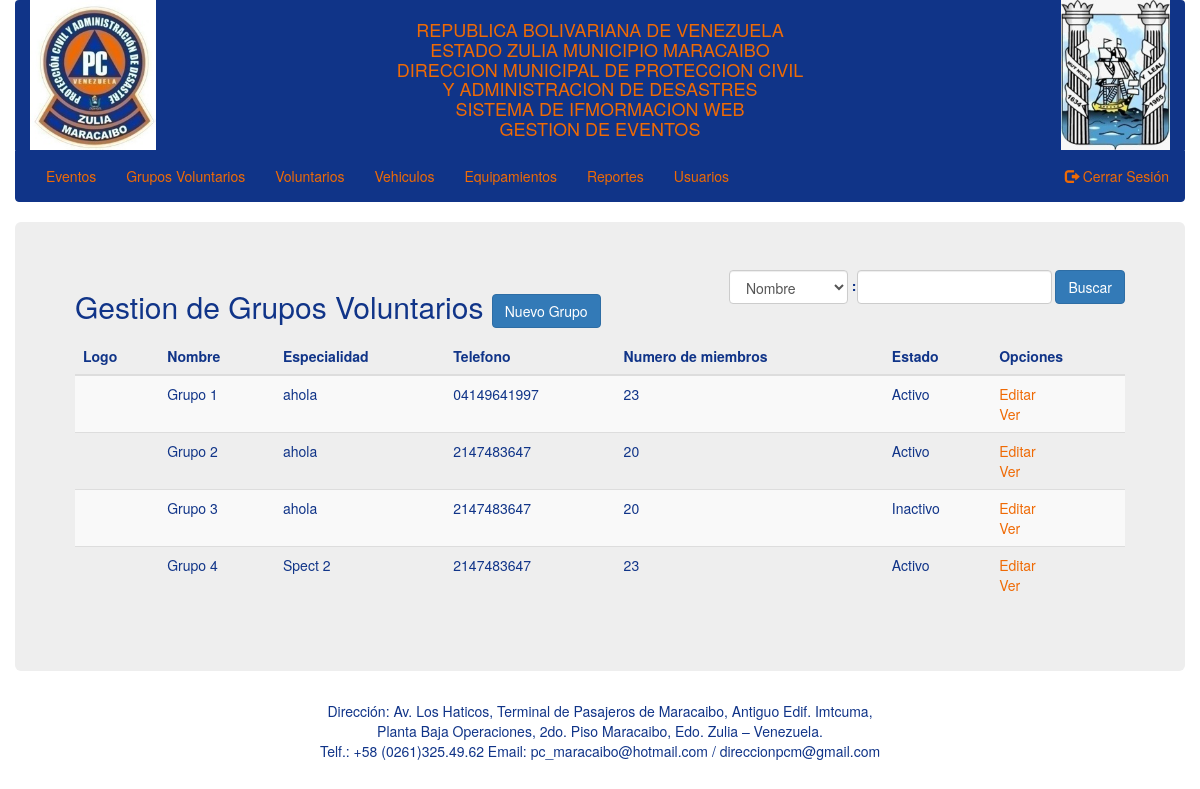
/grupos.php (signed in), run on the app's committed database.
### tables this page shows
CREATE TABLE `groups_2` (
  `id` int(11) NOT NULL,
  `name` varchar(20) NOT NULL,
  `speciality` varchar(20) NOT NULL,
  `description` varchar(100) NOT NULL,
  `phone` varchar(11) NOT NULL,
  `address` varchar(100) NOT NULL,
  `email` varchar(50) NOT NULL,
  `membersNumber` int(2) NOT NULL,
  `state` varchar(20) NOT NULL
);

### classes/DB.php (called while the page is built, shortened)
<?php
class DB {
    private static $_instance = null;
    private $_pdo,
            $_query,
            $_error = false,
            $_results,
            $_count = 0;
    private function __construct() {
        try {
            $this->_pdo = new PDO(
                    'mysql:host='.Config::get('mysql/host').';dbname='.Config::get('mysql/db'),
                    Config::get('mysql/username'),
                    Config::get('mysql/password'));
        } catch (Exception $e) {
            die($e->getMessage());
        }
    }
    public static function getInstance(){
        if(!isset(self::$_instance)){
            self::$_instance = new DB();
        }
        return self::$_instance;
    }
    public function query($sql, $params = array()){
        $this->_error = FALSE;
        if (($this->_query = $this->_pdo->prepare($sql))) {
            $x = 1;
            if(count($params)){
                foreach ($params as $param) {
                    $this->_query->bindValue($x, $param);
                    $x++;
                }
            }
            if($this->_query->execute()){
                $this->_results = $this->_query->fetchAll(PDO::FETCH_OBJ);
                $this->_count =  $this->_query->rowCount();
            }else{
                $this->_error = TRUE;
            }
        }
        return $this;
    }
    public function action($action, $table, $where = array()){
        if(count($where) === 3){
            $operators = array('=','>','<','>=','<=');
            $field = $where[0];
            $operator = $where[1];
            $value = $where[2];
            if(in_array($operator, $operators)){
                $sql = "{$action} FROM {$table} WHERE {$field} {$operator} ?";
                if(!$this->query($sql, array($value))->error()){
                    return $this;
                }
            }
        }
        return FALSE;
    }
    public function get($table, $where){
        return $this->action('SELECT *', $table, $where);
    }
    public function results(){
        return $this->_results;
    }
    public function first(){
        return $this->results()[0];
    }
    public function error(){
        return $this->_error;
    }
    public function count(){
        return $this->_count;
    }
}

### classes/Config.php (called while the page is built)
<?php
class Config {
    public static function get($path = NULL){
        if($path){
            $config = $GLOBALS['config'];
            $path = explode('/', $path);
            foreach ($path as $bit) {
                if(isset($config[$bit])){
                    $config = $config[$bit];
                }
            }
            return $config;
        }
        return FALSE;
    }
}

### classes/User.php (called while the page is built, shortened)
<?php
class User {
    private $_db,
            $_data,
            $_sessionName,
            $_cookieName,
            $_isLoggedIn;
    public function __construct($user = null) {
        $this->_db = DB::getInstance();
        $this->_sessionName = Config::get('session/session_name');
        if (!$user) {
            if (Session::exists($this->_sessionName)) {
                $user = Session::get($this->_sessionName);
                if ($this->find($user)) {
                    $this->_isLoggedIn = true;
                } else {
                }
            }
        } else {
            $this->find($user);
        }
    }
    public function find($user = null) {
        if ($user) {
            $field = (is_numeric($user)) ? 'id' : 'username';
            $data = $this->_db->get('users', array($field, '=', $user));
            if ($data->count()) {
                $this->_data = $data->first();
                return true;
            }
        }
        return FALSE;
    }
    public function hasPermission($key){
        $group = $this->_db->get('groups', array('id', '=', $this->data()->group));
        if($group->count()){
            $permissions = json_decode($group->first()->permissions, TRUE);
            if($permissions[$key] == true){
                return true;
            }
        }
        return false;
    }
    public function data() {
        return $this->_data;
    }
}

### classes/Session.php (called while the page is built, shortened)
<?php
class Session {
    public static function exists($name){
        return (isset($_SESSION[$name])) ? TRUE : FALSE;
    }
    public static function get($name){
        return $_SESSION[$name];
    }
}

### classes/Sistem.php (called while the page is built, shortened)
<?php
class Sistem {
	private $_db,
			$_data,
			$_type;
	public function __construct($type = null) {
		if (!is_null($type)) {
			$this->_type = $type;
		} else {
			$this->_type = 'team';
		}
		$this->_db = DB::getInstance();
	}
	public function get($arg = null) {
		if (!is_null($arg)) {
			$data = $this->_db->get($this->_type, $arg);
			if ($data->count()) {
				$this->_data = $data->results();
				return true;
			}
		} else {
			return false;
		}
	}
	public function data() {
		return $this->_data;
	}
}

### grupos.php (the view, shortened to what this page needs)
<?php
	$user = new User();
	gettemplate('header');
?>
<div class="container">
	<div class="row">
		<div class="jumbotron">
			<div class="row">
				<?php if (Input::exists('get') && Input::get('new')) : ?>
					<div class="col-sm-offset-3 col-sm-6">
						<?php if (!empty($error)) {
							handlerMessage($error, 'danger');
						} ?>
						<h2>Grupo de Rescate <a href="?" class="btn btn-primary">Ver Grupos</a></h2>
						<form action="" method="post" enctype="multipart/form-data">
							<?php Input::build('Logo', 'image', '', 'file'); ?>
							<?php Input::build('Nombre', 'name'); ?>
							<?php Input::build('Especialidad', 'speciality'); ?>
							<?php Input::build('Descripción', 'description'); ?>
							<?php Input::build('Telefono', 'phone', '', 'tel'); ?>
							<?php Input::build('Dirección', 'address'); ?>
							<?php Input::build('Correo electrónico', 'email', '', 'email'); ?>
							<?php Input::build('Numero de Miembros', 'membersNumber', '', 'number'); ?>
							<div class="form-group">
								<label for="equipment">Equipamiento:</label>
								<?php $sistem = new Sistem('equipments'); ?>
								<select name="equipment[]" multiple class="form-control" id="equipment">
									<?php if ($sistem->get(array('id', '>', 0))) : ?>
										<?php foreach ($sistem->data() as $equipment) {?>
											<option value="<?php echo $equipment->id; ?>"><?php echo $equipment->name; ?> - <?php echo $equipment->type; ?></option>
										<?php } ?>
									<?php else : ?>
										<option value="">No hay equipos registrados</option>
									<?php endif; ?>
								</select>
							</div>
							<?php Input::buildState(); ?>
							<input type="hidden" name="token" value="<?php echo Token::generate();?>">
							<input type="submit" name="create" class="btn btn-primary" value="Registrar"/>
						</form>
					</div>
				<?php else : ?>
					<div class="col-xs-12">
						<h2 class="pull-left">Gestion de Grupos Voluntarios
							<?php if($user->hasPermission('admin')) { ?>
								<a href="?new=true" class="btn btn-primary">Nuevo Grupo</a>
							<?php } ?>
						</h2>
						<form class="form-inline pull-right" action="" method="post">
							<select class="form-control" name="type">
								<option value="name">Nombre</option>
							</select>
							<input type="submit" name="search" class="btn btn-primary" value="Buscar"/>
						</form>
						<table class="table table-striped">
							<thead>
								<tr>
									<th>Logo</th>
									<th>Nombre</th>
									<th>Especialidad</th>
									<th>Telefono</th>
									<th>Numero de miembros</th>
									<th>Estado</th>
									<th>Opciones</th>
								</tr>
							</thead>
							<?php if (!empty($searchResults)): ?>
								<tbody>
									<?php foreach ($searchResults as $group) { ?>
										<tr>
											<td><img src="<?php echo $group->image; ?>" height="100" alt=""></td>
											<td><?php echo $group->name; ?></td>
											<td><?php echo $group->speciality; ?></td>
											<td><?php echo $group->phone; ?></td>
											<td><?php echo $group->membersNumber; ?></td>
											<td><?php echo ($group->state) ? 'Activo': 'Inactivo'; ?></td>
											<td>
												<?php if($user->hasPermission('admin')) { ?>
													<a href="?edit=<?php echo $group->id; ?>" class="noPrint">Editar</a><br />
												<?php } ?>
												<a href="?view=<?php echo $group->id; ?>" class="noPrint">Ver</a>
											</td>
									<?php } ?>
								</tbody>
							<?php else : ?>
								<tbody>
									<?php $sistem = new Sistem('groups_2');
									if (!$sistem->get(array('id', '>', 0))) : ?>
										<tr>
											<td colspan="9"><h3><center>No hay registro</center></h3></td>
										</tr>
									<?php else :
										foreach ($sistem->data() as $group) { ?>
											<tr>
												<td><img src="<?php echo $group->image; ?>" height="100" alt=""></td>
												<td><?php echo $group->name; ?></td>
												<td><?php echo $group->speciality; ?></td>
												<td><?php echo $group->phone; ?></td>
												<td><?php echo $group->membersNumber; ?></td>
												<td><?php echo ($group->state) ? 'Activo': 'Inactivo'; ?></td>
												<td>
													<?php if($user->hasPermission('admin')) { ?>
														<a href="?edit=<?php echo $group->id; ?>" class="noPrint">Editar</a><br />
													<?php } ?>
													<a href="?view=<?php echo $group->id; ?>" class="noPrint">Ver</a>
												</td>
										<?php } ?>
									<?php endif; ?>
								</tbody>
							<?php endif; ?>
						</table>
					</div>
				<?php endif; ?>
			</div>
		</div>
	</div>
</div>

### assets/css/main.css (style rules this page uses)
body { color: #103488; }
a { color: #EF6A05; }

### templates/header.php (style rules this page uses)
.noPrint { display: none; }

### data on the page
groups_2: name "Grupo 1", speciality "ahola", phone "04149641997", membersNumber "23", state "Activo"
groups_2: name "Grupo 2", speciality "ahola", phone "2147483647", membersNumber "20", state "Activo"
groups_2: name "Grupo 3", speciality "ahola", phone "2147483647", membersNumber "20", state "Inactivo"
groups_2: name "Grupo 4", speciality "Spect 2", phone "2147483647", membersNumber "23", state "Activo"
